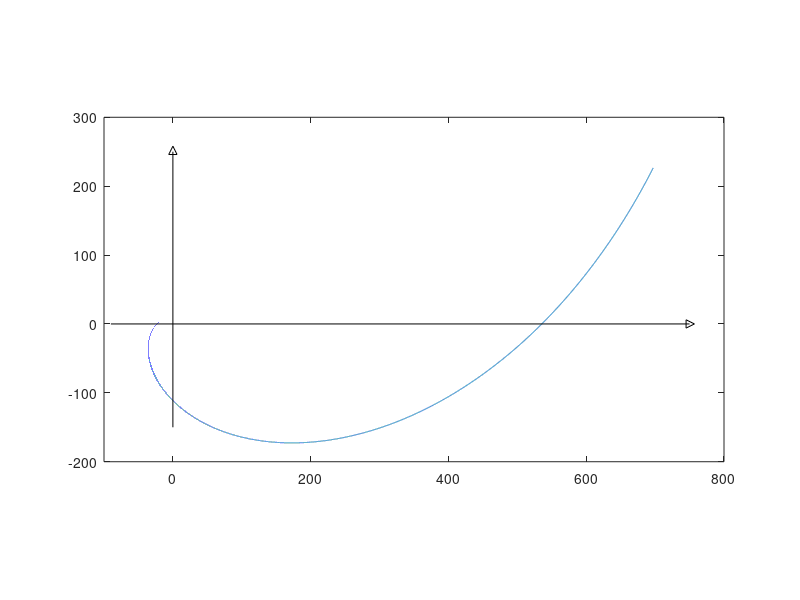

This chart was generated by the following MATLAB code:
% This script plots a logarithmic spiral (Fig. 14.11)
% and can be used for zooming in.

t = -4*pi:1/10000:2.1*pi;
plot(exp(t).*cos(t),exp(t).*sin(t))
axis([-100 800 -200 300])
hold on
plot([-90 750],[0 0],'k',751,0,'k>',[0 0],[-150 250],'k',0,252,'k^')
axis equal
hold off